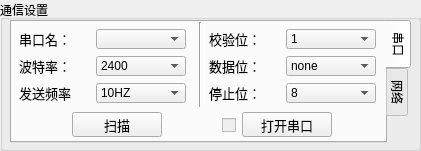
   <widget class="QGroupBox" name="groupBox">
    <property name="geometry">
     <rect>
      <x>10</x>
      <y>70</y>
      <width>421</width>
      <height>151</height>
     </rect>
    </property>
    <property name="autoFillBackground">
     <bool>true</bool>
    </property>
    <property name="inputMethodHints">
     <set>Qt::InputMethodHint::ImhNone</set>
    </property>
    <property name="title">
     <string>通信设置</string>
    </property>
    <property name="flat">
     <bool>true</bool>
    </property>
    <widget class="QTabWidget" name="tabWidget_connect">
     <property name="geometry">
      <rect>
       <x>10</x>
       <y>20</y>
       <width>401</width>
       <height>123</height>
      </rect>
     </property>
     <property name="layoutDirection">
      <enum>Qt::LayoutDirection::LeftToRight</enum>
     </property>
     <property name="styleSheet">
      <string notr="true"/>
     </property>
     <property name="tabPosition">
      <enum>QTabWidget::TabPosition::East</enum>
     </property>
     <property name="currentIndex">
      <number>0</number>
     </property>
     <property name="iconSize">
      <size>
       <width>8</width>
       <height>16</height>
      </size>
     </property>
     <widget class="QWidget" name="tab_serial">
      <attribute name="title">
       <string>串口</string>
      </attribute>
      <widget class="QWidget" name="gridLayoutWidget_5">
       <property name="geometry">
        <rect>
         <x>0</x>
         <y>0</y>
         <width>182</width>
         <height>91</height>
        </rect>
       </property>
       <layout class="QGridLayout" name="gridLayout_4">
        <property name="spacing">
         <number>0</number>
        </property>
        <item row="1" column="0">
         <widget class="QLabel" name="label_BaudRate">
          <property name="minimumSize">
           <size>
            <width>70</width>
            <height>20</height>
           </size>
          </property>
          <property name="maximumSize">
           <size>
            <width>70</width>
            <height>20</height>
           </size>
          </property>
          <property name="font">
           <font>
            <pointsize>10</pointsize>
           </font>
          </property>
          <property name="text">
           <string>波特率：</string>
          </property>
         </widget>
        </item>
        <item row="1" column="1">
         <widget class="QComboBox" name="comboBox_BaudRate">
          <property name="minimumSize">
           <size>
            <width>90</width>
            <height>20</height>
           </size>
          </property>
          <property name="maximumSize">
           <size>
            <width>90</width>
            <height>20</height>
           </size>
          </property>
          <item>
           <property name="text">
            <string>2400</string>
           </property>
          </item>
          <item>
           <property name="text">
            <string>4800</string>
           </property>
          </item>
          <item>
           <property name="text">
            <string>9600</string>
           </property>
          </item>
          <item>
           <property name="text">
            <string>14400</string>
           </property>
          </item>
          <item>
           <property name="text">
            <string>19200</string>
           </property>
          </item>
          <item>
           <property name="text">
            <string>115200</string>
           </property>
          </item>
          <item>
           <property name="text">
            <string>256000</string>
           </property>
          </item>
          <item>
           <property name="text">
            <string>460800</string>
           </property>
          </item>
         </widget>
        </item>
        <item row="0" column="0">
         <widget class="QLabel" name="label_name">
          <property name="minimumSize">
           <size>
            <width>70</width>
            <height>20</height>
           </size>
          </property>
          <property name="maximumSize">
           <size>
            <width>70</width>
            <height>20</height>
           </size>
          </property>
          <property name="font">
           <font>
            <pointsize>10</pointsize>
           </font>
          </property>
          <property name="layoutDirection">
           <enum>Qt::LayoutDirection::LeftToRight</enum>
          </property>
          <property name="text">
           <string>串口名：</string>
          </property>
          <property name="alignment">
           <set>Qt::AlignmentFlag::AlignLeading|Qt::AlignmentFlag::AlignLeft|Qt::AlignmentFlag::AlignVCenter</set>
          </property>
         </widget>
        </item>
        <item row="0" column="1">
         <widget class="QComboBox" name="comboBox_name">
          <property name="minimumSize">
           <size>
            <width>90</width>
            <height>20</height>
           </size>
          </property>
          <property name="maximumSize">
           <size>
            <width>90</width>
            <height>20</height>
           </size>
          </property>
         </widget>
        </item>
        <item row="2" column="0">
         <widget class="QLabel" name="label_transmistPeriod">
          <property name="minimumSize">
           <size>
            <width>70</width>
            <height>20</height>
           </size>
          </property>
          <property name="maximumSize">
           <size>
            <width>70</width>
            <height>20</height>
           </size>
          </property>
          <property name="font">
           <font>
            <family>微软雅黑</family>
            <pointsize>10</pointsize>
           </font>
          </property>
          <property name="text">
           <string>发送频率</string>
          </property>
         </widget>
        </item>
        <item row="2" column="1">
         <widget class="QComboBox" name="comboBox_TransPeriod">
          <property name="minimumSize">
           <size>
            <width>90</width>
            <height>20</height>
           </size>
          </property>
          <property name="maximumSize">
           <size>
            <width>90</width>
            <height>20</height>
           </size>
          </property>
          <item>
           <property name="text">
            <string>10HZ</string>
           </property>
          </item>
          <item>
           <property name="text">
            <string>20HZ</string>
           </property>
          </item>
          <item>
           <property name="text">
            <string>5HZ</string>
           </property>
          </item>
         </widget>
        </item>
       </layout>
      </widget>
      <widget class="QWidget" name="gridLayoutWidget_3">
       <property name="geometry">
        <rect>
         <x>190</x>
         <y>0</y>
         <width>181</width>
         <height>91</height>
        </rect>
       </property>
       <layout class="QGridLayout" name="gridLayout_3">
        <property name="sizeConstraint">
         <enum>QLayout::SizeConstraint::SetMinimumSize</enum>
        </property>
        <property name="spacing">
         <number>0</number>
        </property>
        <item row="1" column="1">
         <widget class="QComboBox" name="comboBox_check">
          <property name="maximumSize">
           <size>
            <width>90</width>
            <height>20</height>
           </size>
          </property>
          <item>
           <property name="text">
            <string>none</string>
           </property>
          </item>
          <item>
           <property name="text">
            <string>奇校验</string>
           </property>
          </item>
          <item>
           <property name="text">
            <string>偶校验</string>
           </property>
          </item>
         </widget>
        </item>
        <item row="0" column="0">
         <widget class="QLabel" name="label_check">
          <property name="minimumSize">
           <size>
            <width>70</width>
            <height>20</height>
           </size>
          </property>
          <property name="maximumSize">
           <size>
            <width>70</width>
            <height>20</height>
           </size>
          </property>
          <property name="font">
           <font>
            <pointsize>10</pointsize>
           </font>
          </property>
          <property name="text">
           <string>校验位：</string>
          </property>
         </widget>
        </item>
        <item row="2" column="1">
         <widget class="QComboBox" name="comboBox_data">
          <property name="maximumSize">
           <size>
            <width>90</width>
            <height>20</height>
           </size>
          </property>
          <item>
           <property name="text">
            <string>8</string>
           </property>
          </item>
          <item>
           <property name="text">
            <string>7</string>
           </property>
          </item>
          <item>
           <property name="text">
            <string>6</string>
           </property>
          </item>
          <item>
           <property name="text">
            <string>5</string>
           </property>
          </item>
         </widget>
        </item>
        <item row="1" column="0">
         <widget class="QLabel" name="label_data">
          <property name="minimumSize">
           <size>
            <width>70</width>
            <height>20</height>
           </size>
          </property>
          <property name="maximumSize">
           <size>
            <width>70</width>
            <height>20</height>
           </size>
          </property>
          <property name="font">
           <font>
            <pointsize>10</pointsize>
           </font>
          </property>
          <property name="text">
           <string>数据位：</string>
          </property>
         </widget>
        </item>
        <item row="2" column="0">
         <widget class="QLabel" name="label_stop">
          <property name="minimumSize">
           <size>
            <width>70</width>
            <height>20</height>
           </size>
          </property>
          <property name="maximumSize">
           <size>
            <width>70</width>
            <height>20</height>
           </size>
          </property>
          <property name="font">
           <font>
            <pointsize>10</pointsize>
           </font>
          </property>
          <property name="text">
           <string>停止位：</string>
          </property>
         </widget>
        </item>
        <item row="0" column="1">
         <widget class="QComboBox" name="comboBox_stop">
          <property name="minimumSize">
           <size>
            <width>90</width>
            <height>20</height>
           </size>
          </property>
          <property name="maximumSize">
           <size>
            <width>90</width>
            <height>20</height>
           </size>
          </property>
          <item>
           <property name="text">
            <string>1</string>
           </property>
          </item>
          <item>
           <property name="text">
            <string>2</string>
           </property>
          </item>
          <item>
           <property name="text">
            <string>1.5</string>
           </property>
          </item>
         </widget>
        </item>
       </layout>
      </widget>
      <widget class="QPushButton" name="pushButton_scan">
       <property name="geometry">
        <rect>
         <x>60</x>
         <y>90</y>
         <width>90</width>
         <height>25</height>
        </rect>
       </property>
       <property name="minimumSize">
        <size>
         <width>90</width>
         <height>25</height>
        </size>
       </property>
       <property name="maximumSize">
        <size>
         <width>90</width>
         <height>25</height>
        </size>
       </property>
       <property name="font">
        <font>
         <pointsize>10</pointsize>
        </font>
       </property>
       <property name="text">
        <string>扫描</string>
       </property>
      </widget>
      <widget class="QCheckBox" name="checkBox_SerialOpen">
       <property name="enabled">
        <bool>false</bool>
       </property>
       <property name="geometry">
        <rect>
         <x>210</x>
         <y>93</y>
         <width>20</width>
         <height>20</height>
        </rect>
       </property>
       <property name="maximumSize">
        <size>
         <width>20</width>
         <height>20</height>
        </size>
       </property>
       <property name="styleSheet">
        <string notr="true">selection-color: rgb(255, 0, 0);</string>
       </property>
       <property name="text">
        <string/>
       </property>
       <property name="iconSize">
        <size>
         <width>20</width>
         <height>20</height>
        </size>
       </property>
       <property name="checkable">
        <bool>true</bool>
       </property>
      </widget>
      <widget class="QPushButton" name="pushButton_open">
       <property name="geometry">
        <rect>
         <x>230</x>
         <y>90</y>
         <width>90</width>
         <height>25</height>
        </rect>
       </property>
       <property name="minimumSize">
        <size>
         <width>90</width>
         <height>25</height>
        </size>
       </property>
       <property name="maximumSize">
        <size>
         <width>90</width>
         <height>25</height>
        </size>
       </property>
       <property name="font">
        <font>
         <pointsize>10</pointsize>
        </font>
       </property>
       <property name="text">
        <string>打开串口</string>
       </property>
      </widget>
      <widget class="Line" name="line_6">
       <property name="geometry">
        <rect>
         <x>180</x>
         <y>0</y>
         <width>16</width>
         <height>85</height>
        </rect>
       </property>
       <property name="orientation">
        <enum>Qt::Orientation::Vertical</enum>
       </property>
      </widget>
     </widget>
     <widget class="QWidget" name="tab_net">
      <attribute name="title">
       <string>网络</string>
      </attribute>
     </widget>
    </widget>
   </widget>
